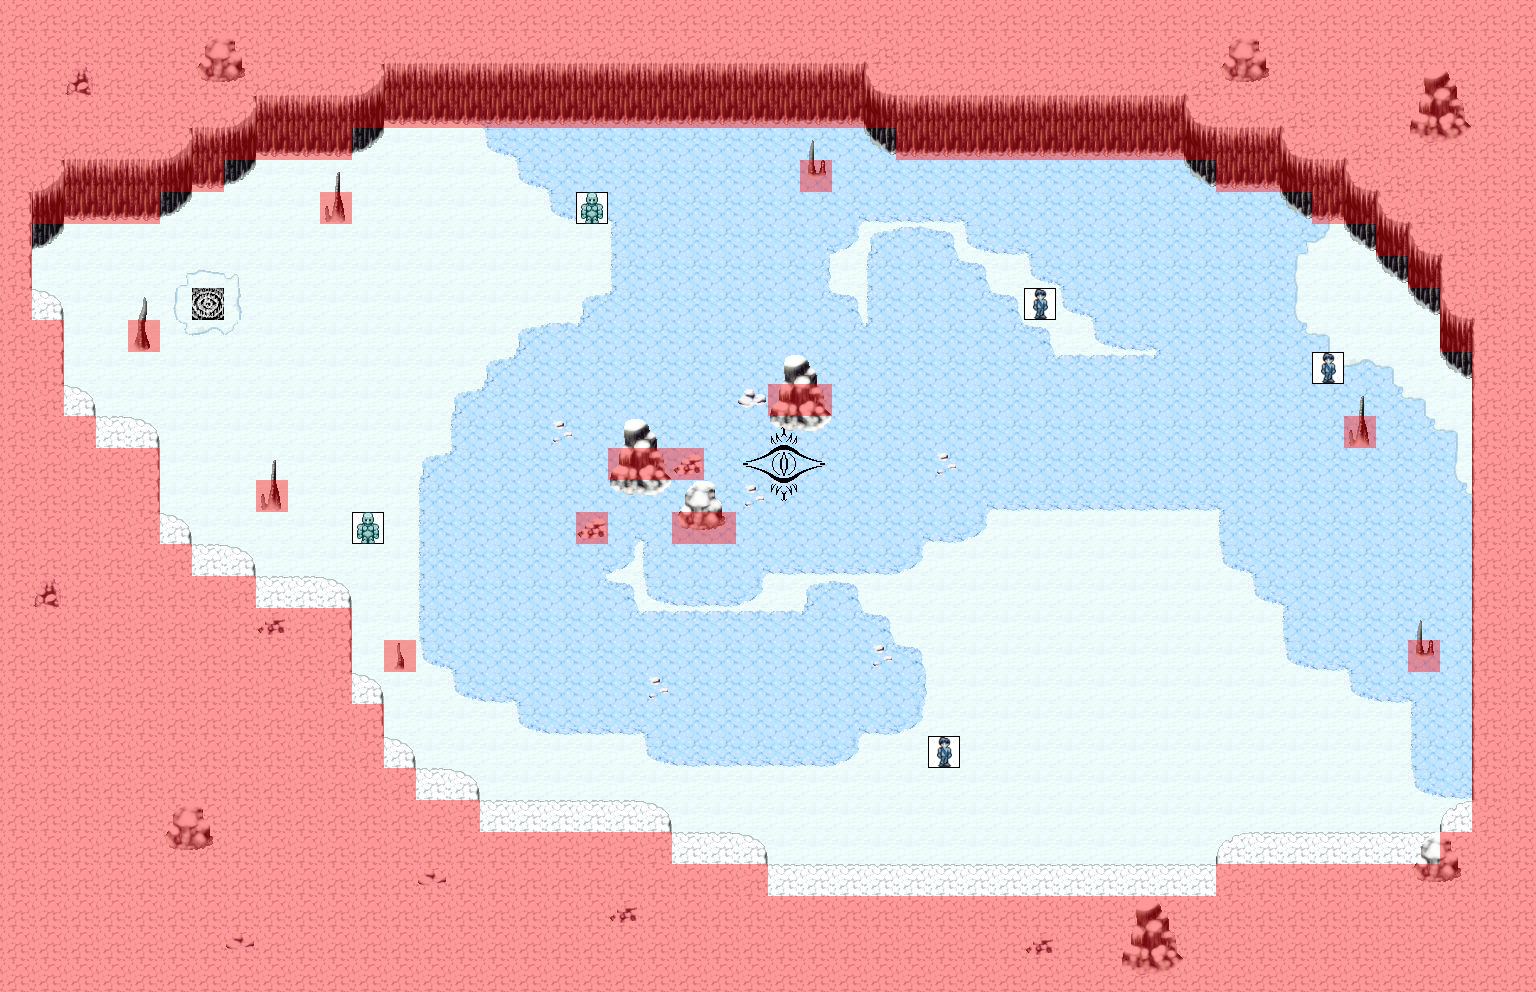

Rendered tile map (Tiled .tmx) drawn with the repository's tilesets; below, a short description and the map source with its tile grids summarised:
An orthogonal 48x31 tile map with 32x32 px tiles, 8 tile layers (0_floor, 1_terrain, 2_object, 3_roof, ...), 8 tilesets.

<map version="1.2" tiledversion="1.2.0" orientation="orthogonal" renderorder="right-down" width="48" height="31" tilewidth="32" tileheight="32" infinite="0" nextlayerid="9" nextobjectid="1">
 <tileset firstgid="1" name="ground_snow05" tilewidth="32" tileheight="32" tilecount="18" columns="3">
  <image source="../../tileset/pol/podloze/ground_snow05.png" width="96" height="192" />
 </tileset>
 <tileset firstgid="19" name="snow_ground" tilewidth="32" tileheight="32" tilecount="36" columns="6">
  <image source="../../tileset/pol/podloze/snow_ground.png" width="192" height="192" />
 </tileset>
 <tileset firstgid="55" name="snow" tilewidth="32" tileheight="32" tilecount="88" columns="8">
  <image source="../../tileset/terrain/snow.png" width="256" height="352" />
 </tileset>
 <tileset firstgid="143" name="sparkle" tilewidth="32" tileheight="32" tilecount="18" columns="3">
  <image source="../../tileset/building/decoration/floor_sparkle.png" width="96" height="192" />
 </tileset>
 <tileset firstgid="161" name="eye" tilewidth="32" tileheight="32" tilecount="9" columns="3">
  <image source="../../tileset/ground/eye.png" width="96" height="96" />
 </tileset>
 <tileset firstgid="170" name="giant_human" tilewidth="32" tileheight="32" tilecount="10" columns="10">
  <image source="../../tileset/logic/creature/giant_human.png" width="320" height="32" />
 </tileset>
 <tileset firstgid="180" name="golem" tilewidth="32" tileheight="32" tilecount="4" columns="4">
  <image source="../../tileset/logic/creature/golem.png" width="128" height="32" />
 </tileset>
 <tileset firstgid="184" name="collision" tilewidth="32" tileheight="32" tilecount="1" columns="1">
  <image source="../../tileset/logic/collision.png" width="32" height="32" />
 </tileset>
 <layer id="1" name="0_floor" width="48" height="31">
  <data>[1488 cells, 1488 non-empty, 2 distinct tile ids]</data>
 </layer>
 <layer id="2" name="1_terrain" width="48" height="31">
  <data>[1488 cells, 665 non-empty, 33 distinct tile ids]</data>
 </layer>
 <layer id="3" name="2_object" width="48" height="31">
  <data>[1488 cells, 209 non-empty, 24 distinct tile ids]</data>
 </layer>
 <layer id="4" name="3_roof" width="48" height="31">
  <data>[1488 cells, 90 non-empty, 14 distinct tile ids]</data>
 </layer>
 <layer id="5" name="4_roof_add" width="48" height="31">
  <data>[1488 cells, 1 non-empty, 1 distinct tile ids]</data>
 </layer>
 <layer id="6" name="objects" width="48" height="31">
  <data>[1488 cells, 5 non-empty, 2 distinct tile ids]</data>
 </layer>
 <layer id="8" name="collision" width="48" height="31" opacity="0.4">
  <data>[1488 cells, 640 non-empty, 1 distinct tile ids]</data>
 </layer>
 <layer id="7" name="protection" width="48" height="31">
  <data>[1488 cells, 0 non-empty, 0 distinct tile ids]</data>
 </layer>
</map>
